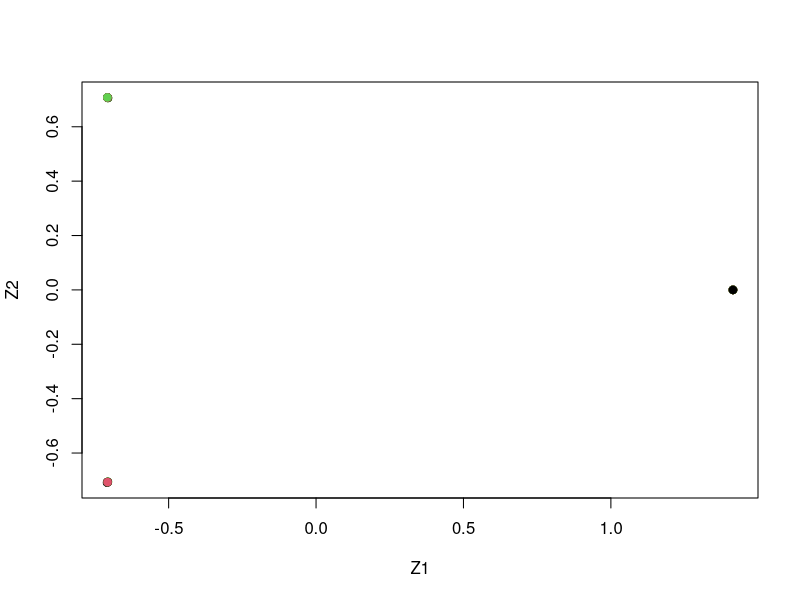
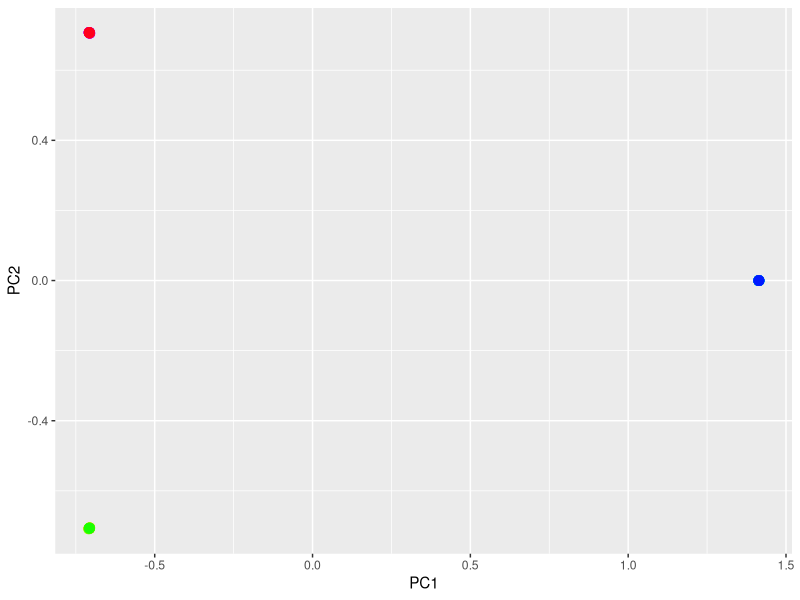

The R script that drew these images, in order:
library(ggplot2)

# part a) generate data

set.seed(2)

# n = number of observations
x <- matrix(rnorm(n=20*3*50, mean = 0, sd=0.001), ncol=50)

x[1:20, 2] = 1 # obs 1 to 20, col 2 take label 1
x[21:40, 1] = 2 # obs 21 to 40, col 1 take label 2
x[21:40, 2] = 2
x[41:60, 1] = 1

trueLabels <- c(rep(1,20), rep(2, 20), rep(3, 20))
trueLabels




# part b) pca of the 60 observations and plot the first two PC score vectors
rand.pca <- prcomp(x)
summary(rand.pca)

# score vectors are in $x
# loadings are in $rotation
n <- nrow(rand.pca$x[,1:2]) # 60 observations
n

# note: have 3 colors only for 60 observations?? why
# answer: the observations are so strongly clustered (in 3 groups) that we use
# only 3 colors
plot(rand.pca$x[,1:2], col=1:3, pch=19, xlab="Z1", ylab="Z2")
# same as: plot(rand.pca$x[,1], rand.pca$x[,2])

## Success: ggplot
assignColor <- function(vec) {
      theColors <- rainbow(length(unique(vec)))
      return(theColors[as.numeric(as.factor(vec))])
}
df <- data.frame(PC1 = rand.pca$x[,1], PC2=rand.pca$x[,2], labels=assignColor(1:n))
ggplot(data=df, aes(x=PC1, y=PC2)) + geom_point(size=3, colour=df$labels)



# part c) do k-means clustering of observations with K = 3
# how well do the clusters here compare to true class labels (use table)

# do kmeans with k = 3
rand.km <- kmeans(x, 3, nstart=20)
table(True=trueLabels, Cluster=rand.km$cluster)

# perfect separation: observations are perfectly clustered. 





# part d) do kmeans with k = 2
rand.km2 <- kmeans(x, 2, nstart=20)
table(True=trueLabels, Cluster=rand.km2$cluster)

# not as well clustered. All the observations of one cluster is found in another cluster.
rand.km2$cluster
rand.km$cluster
rand.km$cluster - rand.km2$cluster # (number 3 move to 1)



# part e) kmeans k = 4
rand.km4 <- kmeans(x, 4, nstart=20)
table(True=trueLabels, Cluster=rand.km4$cluster)
# true cluster 1 is split in two: between clusters 1 and 4 in the fake clustering

rand.km$cluster - rand.km4$cluster # split in two







# part f) kmeans k = 3 on first two principal component score vectors, rather than on 
# the raw data
rand.km.pc1pc2 <- kmeans(rand.pca$x[,1:2], 3, nstart=20)
table(True=trueLabels, Cluster=rand.km.pc1pc2$cluster)
# true cluster 1 is labeled as cluster 3 and true cluster 3 is labeled as 1 but
# cluster 2 is labeled correctly for all observations that are cluster 2

# why solution says: perfectly clustered?




# part g) scale use k = 3
rand.km.scale <- kmeans(scale(x), 3, nstart=20)
table(True=trueLabels, Pred=rand.km.scale$cluster)

# here is worse than for unscaled data. 
